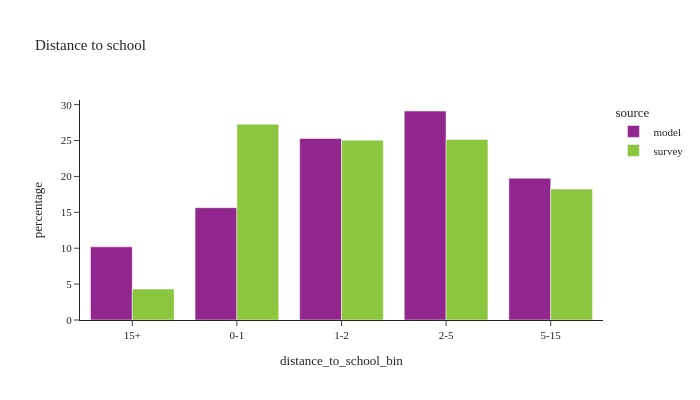

Notebook source saved alongside this figure:
### Code cell
df_plot = (
    df_students.filter(pl.col('student_type').is_not_null() & pl.col('distance_to_school_bin').is_not_null())
    .group_by(['source', 'distance_to_school_bin'])
    .agg([
        pl.col('psexpfac').sum().alias('psexpfac'),
        pl.col('psexpfac').count().alias('sample count')
    ])
    .with_columns((100 * pl.col('psexpfac') / pl.col('psexpfac').sum().over(['source'])).alias('percentage'))
)

fig = px.bar(df_plot.to_pandas(), x="distance_to_school_bin", y="percentage", color="source", barmode="group",
             hover_data=['sample count'],
             title="Distance to school")
fig.update_layout(height=400, width=700, font=dict(size=11))
fig.show()

### Figure 1 — Plotly figure (JSON) as saved in the notebook; plotly's stock layout.template omitted (floating-point values rounded to 4 significant figures)
{"data": [{"alignmentgroup": "True", "customdata": [[84051], [129052], [208476], [240070], [162916]], "hovertemplate": "source=model<br>distance_to_school_bin=%{x}<br>percentage=%{y}<br>sample count=%{customdata[0]}<extra></extra>", "legendgroup": "model", "marker": {"color": "#91268F", "pattern": {"shape": ""}}, "name": "model", "offsetgroup": "model", "orientation": "v", "showlegend": true, "textposition": "auto", "type": "bar", "x": ["15+", "0-1", "1-2", "2-5", "5-15"], "xaxis": "x", "y": [10.19, 15.65, 25.28, 29.11, 19.76], "yaxis": "y"}, {"alignmentgroup": "True", "customdata": [[121], [233], [240], [193], [32]], "hovertemplate": "source=survey<br>distance_to_school_bin=%{x}<br>percentage=%{y}<br>sample count=%{customdata[0]}<extra></extra>", "legendgroup": "survey", "marker": {"color": "#8CC63E", "pattern": {"shape": ""}}, "name": "survey", "offsetgroup": "survey", "orientation": "v", "showlegend": true, "textposition": "auto", "type": "bar", "x": ["5-15", "0-1", "2-5", "1-2", "15+"], "xaxis": "x", "y": [18.23, 27.27, 25.14, 25.04, 4.319], "yaxis": "y"}], "layout": {"barmode": "group", "font": {"size": 11}, "height": 400, "legend": {"title": {"text": "source"}, "tracegroupgap": 0}, "title": {"text": "Distance to school"}, "width": 700, "xaxis": {"anchor": "y", "domain": [0.0, 1.0], "title": {"text": "distance_to_school_bin"}}, "yaxis": {"anchor": "x", "domain": [0.0, 1.0], "title": {"text": "percentage"}}}}
